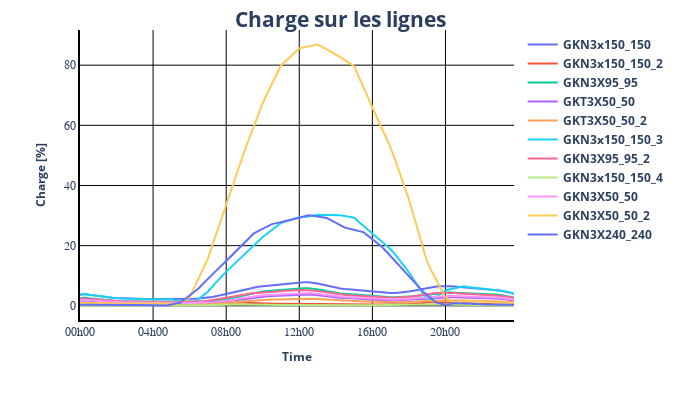

Notebook cell for this chart:
### Code cell
result_df = pp_sim.run_time_simulation(net=net_trey)
pp_plot.plot_timeseries_result(
    data_df=result_df["res_line.loading_percent"],
    ylabel="Charge [%]",
    plot_title="Charge sur les lignes",
    filename="loading_result",
)
